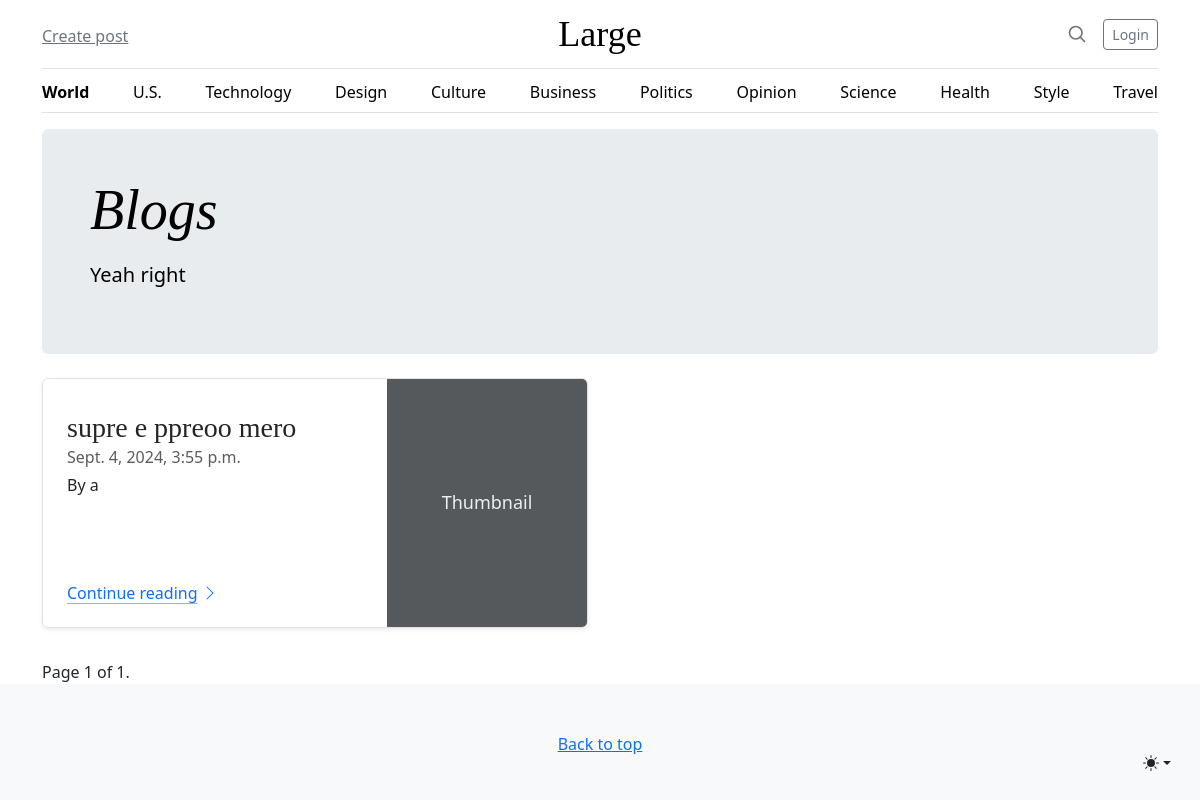
Page /blog/ on the earlier database version.
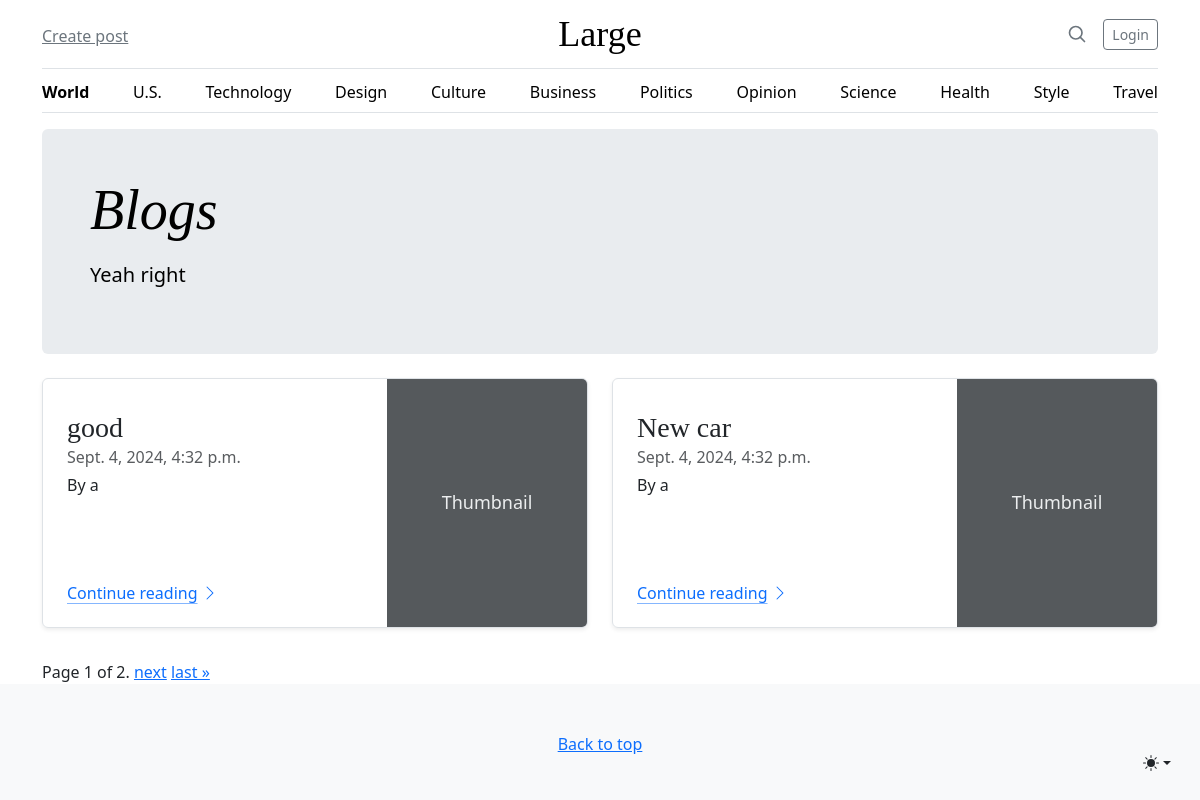
Same page on the later database version.
### blog/models.py (models this page shows, shortened)
class Post(models.Model):
    title = models.CharField(max_length=200)
    content = models.TextField()
    author = models.ForeignKey(User, on_delete=models.CASCADE)
    created_at = models.DateTimeField(auto_now_add=True)
    updated_at = models.DateTimeField(auto_now=True)

### blog/views.py (the view)
# urls.py: path('', views.post_list, name='post_list'),
def post_list(request):
    post_list = Post.objects.all().order_by('-created_at')
    paginator = Paginator(post_list, 2)
    page_number = request.GET.get('page')
    page_obj = paginator.get_page(page_number)
    return render(request, 'blog/post_list.html', {'page_obj': page_obj})

### blog/templates/blog/post_list.html (shortened to what the changed rows need)
<!DOCTYPE html>
<html lang="en">
<head>
    <link rel="stylesheet" href="https://cdn.jsdelivr.net/npm/bootstrap@5.3.3/dist/css/bootstrap.min.css">
</head>
<body>
<main class="container">
    <div class="p-4 p-md-5 mb-4 rounded text-body-emphasis bg-body-secondary">
      <div class="col-lg-6 px-0">
        <h1 class="display-4 fst-italic">Blogs</h1>
      </div>
    </div>
    <div class="row mb-2">
        {% for post in page_obj.object_list %}
            <div class="col-md-6">
                <div class="row g-0 border rounded overflow-hidden flex-md-row mb-4 shadow-sm h-md-250 position-relative">
                <div class="col p-4 d-flex flex-column position-static">
                    <h3 class="mb-0">{{ post.title }}</h3>
                    <div class="mb-1 text-body-secondary">{{ post.created_at }}</div>
                    <p class="card-text mb-auto">By {{ post.author }}</p>
                    <a href="{% url 'post_detail' post.pk %}" class="icon-link gap-1 icon-link-hover stretched-link">
                    Continue reading
                    <svg class="bi"><use xlink:href="#chevron-right"/></svg>
                    </a>
                </div>
                <div class="col-auto d-none d-lg-block">
                    <svg class="bd-placeholder-img" width="200" height="250" xmlns="http://www.w3.org/2000/svg" role="img" aria-label="Placeholder: Thumbnail" preserveAspectRatio="xMidYMid slice" focusable="false"><title>Placeholder</title><rect width="100%" height="100%" fill="#55595c"/><text x="50%" y="50%" fill="#eceeef" dy=".3em">Thumbnail</text></svg>
                </div>
                </div>
            </div>
        {% empty %}
            <li>No posts available.</li>
        {% endfor %}
    </div>
    <div class="pagination">
        <span class="step-links">
            <span class="current">
                Page {{ page_obj.number }} of {{ page_obj.paginator.num_pages }}.
            </span>
            {% if page_obj.has_next %}
                <a href="?page={{ page_obj.next_page_number }}">next</a>
                <a href="?page={{ page_obj.paginator.num_pages }}">last &raquo;</a>
            {% endif %}
        </span>
    </div>
  </main>
</body>
</html>

Differences in the rows shown:
no longer on this page (row unchanged): Post: title "supre e ppreoo mero", created_at "Sept. 4, 2024, 3:55 p.m.", author "a"
added Post: title "good", created_at "Sept. 4, 2024, 4:32 p.m.", author "a"
added Post: title "New car", created_at "Sept. 4, 2024, 4:32 p.m.", author "a"
Other differences:
{{ page_obj.paginator.num_pages }}: "1" → "2"
text now shown: "next last »"
